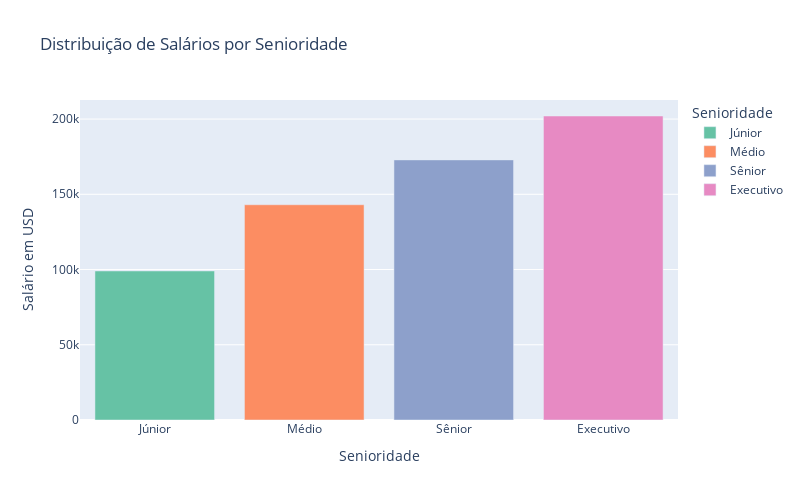

This figure's notebook cell:
### Code cell
import plotly.express as px

ordem_senioridade = ["Júnior", "Médio", "Sênior", "Executivo"]

# Calcular salário médio por senioridade
df_media = df_limpo.groupby("senioridade")["usd"].mean().reset_index()

fig = px.bar(df_media, 
             x="senioridade", 
             y="usd",
             category_orders={"senioridade": ordem_senioridade},
             color="senioridade",
             title="Distribuição de Salários por Senioridade",
             labels={"senioridade": "Senioridade", "usd": "Salário Médio (USD)"},
             color_discrete_sequence=px.colors.qualitative.Set2,
             height=500, 
             width=800)

fig.update_layout(hovermode="x unified", 
                  xaxis_title="Senioridade",
                  yaxis_title="Salário em USD")
fig.show()

### Figure 1 — Plotly figure (JSON) as saved in the notebook; plotly's stock layout.template omitted (floating-point values rounded to 4 significant figures)
{"data": [{"hovertemplate": "Senioridade=%{x}<br>Salário Médio (USD)=%{y}<extra></extra>", "legendgroup": "Júnior", "marker": {"color": "rgb(102,194,165)", "pattern": {"shape": ""}}, "name": "Júnior", "orientation": "v", "showlegend": true, "textposition": "auto", "type": "bar", "x": ["Júnior"], "xaxis": "x", "y": [99030.0], "yaxis": "y"}, {"hovertemplate": "Senioridade=%{x}<br>Salário Médio (USD)=%{y}<extra></extra>", "legendgroup": "Médio", "marker": {"color": "rgb(252,141,98)", "pattern": {"shape": ""}}, "name": "Médio", "orientation": "v", "showlegend": true, "textposition": "auto", "type": "bar", "x": ["Médio"], "xaxis": "x", "y": [143000.0], "yaxis": "y"}, {"hovertemplate": "Senioridade=%{x}<br>Salário Médio (USD)=%{y}<extra></extra>", "legendgroup": "Sênior", "marker": {"color": "rgb(141,160,203)", "pattern": {"shape": ""}}, "name": "Sênior", "orientation": "v", "showlegend": true, "textposition": "auto", "type": "bar", "x": ["Sênior"], "xaxis": "x", "y": [172900.0], "yaxis": "y"}, {"hovertemplate": "Senioridade=%{x}<br>Salário Médio (USD)=%{y}<extra></extra>", "legendgroup": "Executivo", "marker": {"color": "rgb(231,138,195)", "pattern": {"shape": ""}}, "name": "Executivo", "orientation": "v", "showlegend": true, "textposition": "auto", "type": "bar", "x": ["Executivo"], "xaxis": "x", "y": [202000.0], "yaxis": "y"}], "layout": {"barmode": "relative", "height": 500, "hovermode": "x unified", "legend": {"title": {"text": "Senioridade"}, "tracegroupgap": 0}, "title": {"text": "Distribuição de Salários por Senioridade"}, "width": 800, "xaxis": {"anchor": "y", "categoryarray": ["Júnior", "Médio", "Sênior", "Executivo"], "categoryorder": "array", "domain": [0, 1], "title": {"text": "Senioridade"}}, "yaxis": {"anchor": "x", "domain": [0, 1], "title": {"text": "Salário em USD"}}}}
